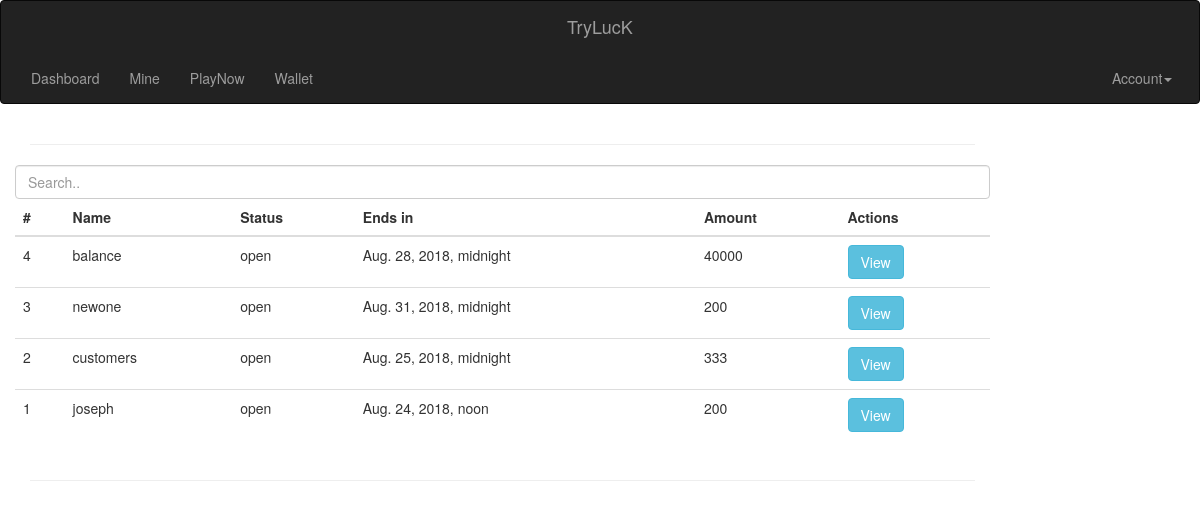
Before: /lucks/ (signed in) with the older database file.
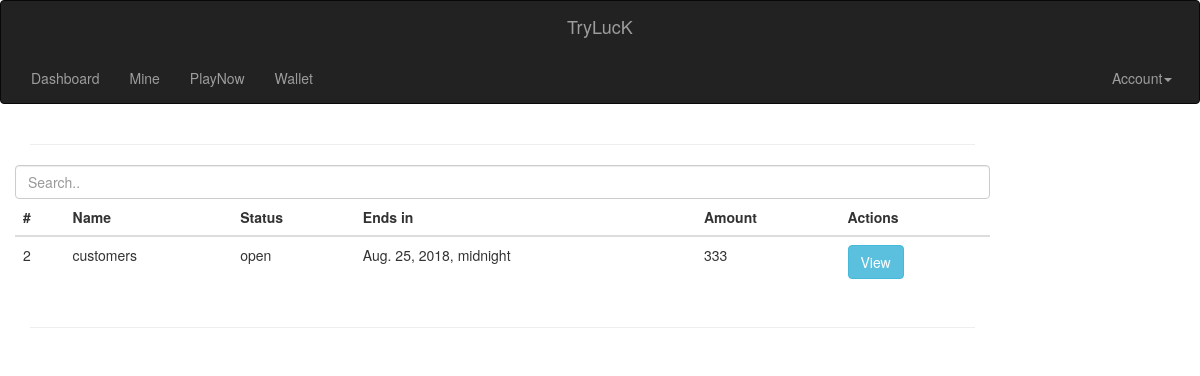
After: the same page with the newer database file.
### lucks/models.py (models this page shows, shortened)
class Luck(models.Model):
    id = models.AutoField(primary_key=True)
    name = models.CharField(max_length=50,unique=True)
    content = models.CharField(max_length=5000)
    head=models.CharField(max_length=50)
    tails=models.CharField(max_length=50)
    search = models.ForeignKey(Search)
    duration = models.DateTimeField()
    amount = models.IntegerField(default=0)
    user = models.ForeignKey(User)
    status=models.CharField(max_length=50,default='open')
    created_at = models.DateTimeField(auto_now_add=True)
    updated_at = models.DateTimeField(auto_now=True)

### lucks/views.py (the view)
@login_required(login_url='/login/')
def index(request):
    lucks = models.Luck.objects.filter(status='open')
    return render(request, "lucks/index.html", {'lucks':lucks})

### templates/lucks/index.html (shortened to what this page needs)
{% extends "dashboard/base.html" %}
{% block content %}
<div class="row">
  <input class="form-control" id="myInput" type="text" placeholder="Search..">
  <div class="table-responsive">
                                <table class="table table-hover">
                                    <thead>
                                        <tr>
                                          <th>#</th>
                                          <th>Name</th>
                                          <th>Status</th>
                                          <th>Ends in</th>
                                          <th>Amount</th>
                                          <th>Actions</th>
                                        </tr>
                                    </thead>
                                    <tbody id="myTable">
                                      {% for l in lucks reversed %}
                                      <tr>
                                        <td>{{l.id}}</td>
                                        <td>{{l.name}}</td>
                                        <td>{{l.status}}</td>
                                        <td>{{l.duration}}</td>
                                        <td>{{l.amount}}</td>
                                        <td><a href="/lucks/view/{{l.id}}" class="button btn btn-info">View</a></td>
                                      </tr>
                                      {% endfor %}
                                    </tbody>
                                </table>
    </div>
</div>
{% endblock %}

Changed rows visible on the page:
removed Luck: id "4", name "balance", status "open", duration "Aug. 28, 2018, midnight", amount "40000"
no longer on this page (row edited): Luck: id "3", name "newone", status "open", duration "Aug. 31, 2018, midnight", amount "200"
removed Luck: id "1", name "joseph", status "open", duration "Aug. 24, 2018, noon", amount "200"
